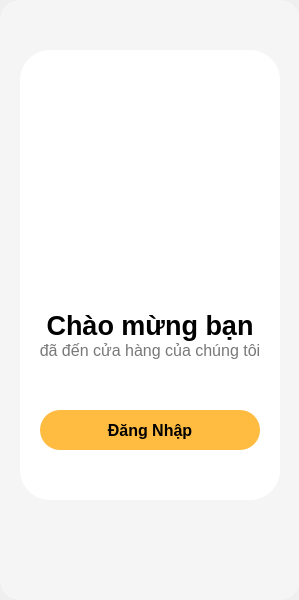
<?xml version="1.0" encoding="UTF-8"?>
<ui version="4.0">
 <class>MainWindow</class>
 <widget class="QMainWindow" name="MainWindow">
  <property name="geometry">
   <rect>
    <x>0</x>
    <y>0</y>
    <width>299</width>
    <height>600</height>
   </rect>
  </property>
  <property name="windowTitle">
   <string>MainWindow</string>
  </property>
  <widget class="QWidget" name="centralwidget">
   <widget class="QWidget" name="widget" native="true">
    <property name="geometry">
     <rect>
      <x>0</x>
      <y>0</y>
      <width>300</width>
      <height>600</height>
     </rect>
    </property>
    <property name="minimumSize">
     <size>
      <width>300</width>
      <height>600</height>
     </size>
    </property>
    <property name="maximumSize">
     <size>
      <width>300</width>
      <height>600</height>
     </size>
    </property>
    <property name="styleSheet">
     <string notr="true">QWidget {
	background-color: #F5F5F5;
	border-radius: 20px;
}</string>
    </property>
    <layout class="QVBoxLayout" name="verticalLayout">
     <property name="spacing">
      <number>0</number>
     </property>
     <property name="leftMargin">
      <number>20</number>
     </property>
     <property name="topMargin">
      <number>50</number>
     </property>
     <property name="rightMargin">
      <number>20</number>
     </property>
     <property name="bottomMargin">
      <number>100</number>
     </property>
     <item>
      <widget class="QWidget" name="widget_2" native="true">
       <property name="styleSheet">
        <string notr="true">QWidget{
	background-color: rgb(255, 255, 255);
	border-radius: 30px;
}</string>
       </property>
       <layout class="QVBoxLayout" name="verticalLayout_2">
        <property name="spacing">
         <number>0</number>
        </property>
        <property name="leftMargin">
         <number>0</number>
        </property>
        <property name="topMargin">
         <number>0</number>
        </property>
        <property name="rightMargin">
         <number>0</number>
        </property>
        <property name="bottomMargin">
         <number>0</number>
        </property>
        <item>
         <widget class="QLabel" name="label">
          <property name="minimumSize">
           <size>
            <width>260</width>
            <height>260</height>
           </size>
          </property>
          <property name="maximumSize">
           <size>
            <width>260</width>
            <height>260</height>
           </size>
          </property>
          <property name="styleSheet">
           <string notr="true">QLabel {
	margin: 40px 0;
}</string>
          </property>
          <property name="text">
           <string/>
          </property>
          <property name="pixmap">
           <pixmap>../resources/images/hamburger.png</pixmap>
          </property>
          <property name="scaledContents">
           <bool>true</bool>
          </property>
          <property name="alignment">
           <set>Qt::AlignCenter</set>
          </property>
         </widget>
        </item>
        <item>
         <widget class="QLabel" name="label_2">
          <property name="font">
           <font>
            <family>Segoe UI</family>
            <pointsize>20</pointsize>
            <bold>true</bold>
           </font>
          </property>
          <property name="text">
           <string>Chào mừng bạn</string>
          </property>
          <property name="alignment">
           <set>Qt::AlignCenter</set>
          </property>
         </widget>
        </item>
        <item>
         <widget class="QLabel" name="label_3">
          <property name="font">
           <font>
            <pointsize>12</pointsize>
           </font>
          </property>
          <property name="styleSheet">
           <string notr="true">QLabel{
	color: rgb(120, 120, 120);
}
</string>
          </property>
          <property name="text">
           <string>đã đến cửa hàng của chúng tôi</string>
          </property>
          <property name="alignment">
           <set>Qt::AlignCenter</set>
          </property>
          <property name="wordWrap">
           <bool>true</bool>
          </property>
         </widget>
        </item>
        <item>
         <spacer name="verticalSpacer">
          <property name="orientation">
           <enum>Qt::Vertical</enum>
          </property>
          <property name="sizeHint" stdset="0">
           <size>
            <width>20</width>
            <height>40</height>
           </size>
          </property>
         </spacer>
        </item>
        <item>
         <widget class="QWidget" name="widget_3" native="true">
          <property name="minimumSize">
           <size>
            <width>0</width>
            <height>50</height>
           </size>
          </property>
          <layout class="QHBoxLayout" name="horizontalLayout">
           <property name="spacing">
            <number>0</number>
           </property>
           <property name="leftMargin">
            <number>0</number>
           </property>
           <property name="topMargin">
            <number>0</number>
           </property>
           <property name="rightMargin">
            <number>0</number>
           </property>
           <property name="bottomMargin">
            <number>0</number>
           </property>
           <item>
            <spacer name="horizontalSpacer">
             <property name="orientation">
              <enum>Qt::Horizontal</enum>
             </property>
             <property name="sizeType">
              <enum>QSizePolicy::Fixed</enum>
             </property>
             <property name="sizeHint" stdset="0">
              <size>
               <width>20</width>
               <height>20</height>
              </size>
             </property>
            </spacer>
           </item>
           <item>
            <widget class="QPushButton" name="pushButton">
             <property name="minimumSize">
              <size>
               <width>0</width>
               <height>40</height>
              </size>
             </property>
             <property name="maximumSize">
              <size>
               <width>16777215</width>
               <height>40</height>
              </size>
             </property>
             <property name="font">
              <font>
               <pointsize>12</pointsize>
               <bold>true</bold>
              </font>
             </property>
             <property name="styleSheet">
              <string notr="true">QPushButton{
	background-color: rgb(255, 188, 65);
	border-radius: 20px;
}
QPushButton:hover{
	background-color: #FFB300;
	color: #FFFFFF;
}
</string>
             </property>
             <property name="text">
              <string>Đăng Nhập</string>
             </property>
            </widget>
           </item>
           <item>
            <spacer name="horizontalSpacer_2">
             <property name="orientation">
              <enum>Qt::Horizontal</enum>
             </property>
             <property name="sizeType">
              <enum>QSizePolicy::Fixed</enum>
             </property>
             <property name="sizeHint" stdset="0">
              <size>
               <width>20</width>
               <height>20</height>
              </size>
             </property>
            </spacer>
           </item>
          </layout>
         </widget>
        </item>
        <item>
         <spacer name="verticalSpacer_2">
          <property name="orientation">
           <enum>Qt::Vertical</enum>
          </property>
          <property name="sizeHint" stdset="0">
           <size>
            <width>20</width>
            <height>40</height>
           </size>
          </property>
         </spacer>
        </item>
       </layout>
      </widget>
     </item>
    </layout>
   </widget>
  </widget>
 </widget>
 <resources/>
 <connections/>
</ui>
